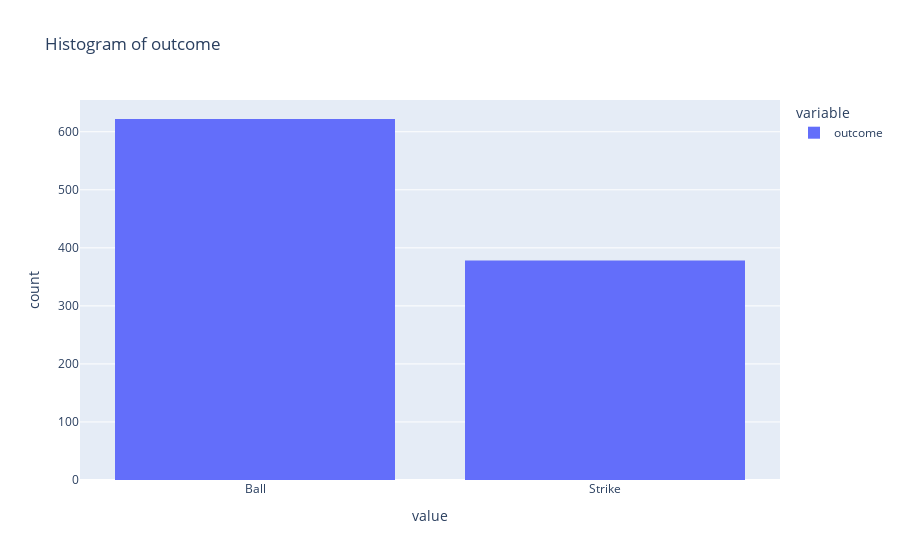

The notebook cell saved with this chart:
### Code cell
pitch_data.show_histogram("outcome")

### Figure 1 — Plotly figure (JSON) as saved in the notebook; plotly's stock layout.template omitted (floating-point values rounded to 4 significant figures; data arrays with more than 128 entries replaced by an {"elided": "..."} marker saying what was removed)
{"data": [{"alignmentgroup": "True", "bingroup": "x", "hovertemplate": "variable=outcome<br>value=%{x}<br>count=%{y}<extra></extra>", "legendgroup": "outcome", "marker": {"color": "#636efa", "pattern": {"shape": ""}}, "name": "outcome", "offsetgroup": "outcome", "orientation": "v", "showlegend": true, "type": "histogram", "x": {"elided": "1000 str values"}, "xaxis": "x", "yaxis": "y"}], "layout": {"barmode": "relative", "legend": {"title": {"text": "variable"}, "tracegroupgap": 0}, "title": {"text": "Histogram of outcome"}, "xaxis": {"anchor": "y", "domain": [0, 1], "title": {"text": "value"}}, "yaxis": {"anchor": "x", "domain": [0, 1], "title": {"text": "count"}}}}
